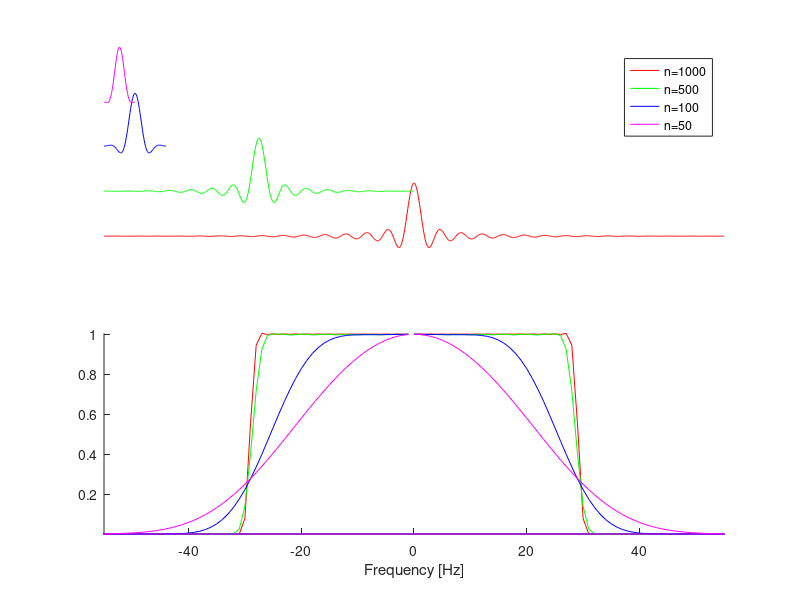

Write MATLAB code to recreate this figure.
%% Chapter 6, Step 1.

load('Ch6-EEG-1.mat')   %Load the EEG data.
plot(t,EEG(1,:))        %... and plot it for trial 1,
xlabel('Time [s]');     %... with axes labeled.
ylabel('Voltage [mV]')

%% Chapter 6, Step 2.

load('Ch6-EEG-1.mat')			%Load the EEG data.
x = EEG(1,:);					%... and analyze first trial.
x = x - mean(x);				%Subtract the mean from data.
dt = t(2)-t(1);					%Define the sampling interval.
T = t(end);						%Define the duration of trial.
N = length(x);					%Define # points in trial.

xh = hann(N).*transpose(x);		%Multiply data by Hanning window,
xf = fft(xh);					%... compute Fourier transform.
Sxx = 2*dt^2/T*(xf.*conj(xf));	%... compute power spectrum,
Sxx = Sxx(1:length(x)/2+1);		%... ignore negative frequencies.

df = 1/max(T);				%Determine frequency resolution.
fNQ = 1/dt/2;				%Determine Nyquist frequency.
faxis = (0:df:fNQ);			%Construct frequency axis.

semilogx(faxis,10*log10(Sxx)) %Plot decibels vs frequency,
xlim([0 100])				%... in limited frequency range,
xlabel('Frequency [Hz]')	%... with axes labeled.
ylabel('Power [dB]')

%% Chapter 6, Step 3.

K = size(EEG,1);		%Define variable to record # of trials.
mn = mean(EEG,1);		%Compute mean EEG across trials (ERP).
sd = std(EEG,1);		%Compute std of EEG data across trials.
sdmn = sd / sqrt(K);	%Compute the std of the mean.

plot(t, mn)				%Plot the ERP,
hold on 				%... and the confidence intervals,
plot(t, mn+2*sdmn);
plot(t, mn-2*sdmn);
hold off
xlabel('Time [s]')		%... and label the axes.
ylabel('Voltage [ \muV]')

%% Chapter 6, Step 4.

load('Ch6-EEG-1.mat')		%Load the EEG data.
x  = EEG(1,:);				%Relabel the data from trial 1,
x = x - mean(x);			%... subtract mean from the data,
xf = fft(x);				%... and compute the FT.

dt = t(2)-t(1);			%Define the sampling interval.
N  = length(x);			%Define # points in a single trial.
df = 1/(N*dt);			%Determine the frequency resolution.
fNQ = 1/dt/2;			%Determine the Nyquist frequency.
faxis = fftshift(-fNQ:df:fNQ-df);	%Construct frequency axis.

%Find interval near 60 Hz.
indices = find((abs(abs(single(faxis))-60)) <= 1);

rectangular_filter = ones(1,N);	%Define filter in freq domain,
rectangular_filter(indices)=0;	%...set filter @ line noise to 0,
xf_filtered = xf.*rectangular_filter;	%...apply filter to data.

[~, isorted] = sort(faxis, 'ascend');
plot(faxis(isorted), rectangular_filter(isorted))

xnew = ifft(xf_filtered);	%Compute iFT of freq domain data.

impulse = zeros(1,N);		%Define the input signal,
impulse(N/2) = 1;			%... with an impulse at the midpoint.
impulsef=fft(impulse).*rectangular_filter; %Apply naive filter,
impulse_response = ifft(impulsef);	%...iFT back to time domain.
lag_axis = (-N/2+1:N/2)*dt;			%Define lag axis,
plot(lag_axis, impulse_response)	%...display impulse response.

%Transform the filter to the time domain,
i_rectangular_filter = ifft(rectangular_filter);
%... and define the impulse response,
impulse_response_t = zeros(1,N);
for i=1:N						%...at each point in time,
    impulse_response_t(i)=...	%...by computing the convolution.
        sum(circshift(i_rectangular_filter, [1,i-1]).*impulse);
end

load('Ch6-EEG-1.mat')		%Load the EEG data.
x  = EEG(1,:);				%... analyze first trial.
dt = t(2)-t(1);				%Define sampling interval.
N = length(x);				%Define # points in a single trial.
df = 1/(N*dt);				%Determine the frequency resolution.
fNQ = 1/dt/2;				%Determine the Nyquist frequency.
faxis = fftshift(-fNQ:df:fNQ-df);	%Construct frequency axis.

%Find indices at +/- 60 Hz.
ind  = find((abs(abs(single(faxis))-60)) <= 0.1*df);

hann_filter = ones(1,N);	%Define filter in frequency domain,
win = 15;					%... set size of the Hann window,
							%... and apply it:
hann_filter(ind(1)-win:ind(1)+win) = 1-transpose(hann(2*win+1));
hann_filter(ind(2)-win:ind(2)+win) = 1-transpose(hann(2*win+1));

impulse = zeros(1,N);			%Define the input signal,
impulse(N/2) = 1;				%...with impulse at the midpoint.
i_hann_filter=ifft(hann_filter);%Transform filter to time domain,
impulse_response_t = zeros(N,1);%...define impulse response vector,
for i=1:N						%...compute it with convolution.
    impulse_response_t(i) = ...
        sum(circshift(i_hann_filter, [1,i-1]).*impulse);
end
lag_axis = (-N/2+1:N/2)*dt;			%Define lag axis for plotting,
plot(lag_axis, impulse_response_t)	%...display impulse response.

xf = fft(x);				%Transform data to frequency domain,
xf_filtered=xf.*hann_filter;%...apply Hanning filter,
xnew = ifft(xf_filtered);	%...transform back to time domain.

%% Chapter 6, Step 5.

load('Ch6-EEG-1.mat')	%Load the EEG data,
x  = EEG(1,:);			%...and analyze first trial.
dt = t(2)-t(1);			%Define the sampling interval,
fNQ = 1/dt/2;			%...and the Nyquist frequency.

n=100;					%Define the filter order,
Wn=30/fNQ;				%... specify the cutoff frequency,
b = fir1(n,Wn,'low');	%... and build the low pass filter.

N = length(EEG);				%Define # points in data.
bz = [zeros(1,N-n-1), b];		%Amend filter with leading zeros.
impulse = zeros(1,N);			%Define the test input signal,
impulse(N/2) = 1;				%... with impulse at midpoint.
impulse_response_t = zeros(N,1);%Define impulse response vector,
for i=1:N						%...compute it with convolution.
    impulse_response_t(i) = ...
        sum(circshift(bz, [1,i-1]).*impulse);
end

bf = fft(b,N);		%Transform filter to the frequency domain,
Mb = bf.*conj(bf);	%...and compute the mag response.
df = 1/(N*dt);		%Define the frequency resolution,
T  = t(end);		%...and the total time,
faxis = fftshift((-fNQ:df:fNQ-df));	%...create frequency axis,
[~, isorted]=sort(faxis,'ascend');	%...with axes sorted,
plot(faxis(isorted), Mb(isorted))	%...plot mag response.

xnew = zeros(N,1);		%Define vector to hold filter results,
for i=1:N				%...and for each index i,
    xnew(i) = ...		%...compute the convolution.
        sum(circshift(bz, [1,i]).*x);
end

xnew_MATLAB=filter(b,1,x);	%Apply filter using MATLAB function.

b=transpose(fir1(n,Wn,'low'));	%Design the filter,
xnew_MATLAB = filter(b,1,x);	%...apply it to the signal x.

%% Chapter 6, Step 6.

load('Ch6-EEG-1.mat')	%Load the EEG data.
x  = EEG(1,:);			%...and analyze first trial.
N  = length(x);			%Define # points in trial.
dt = t(2)-t(1);			%Define the sampling interval.
fNQ = 1/dt/2;			%Define the Nyquist frequency, 
df = 1/(N*dt);			%...and the frequency resolution,
faxis = fftshift((-fNQ:df:fNQ-df));	%...create frequency axis,
[~, isorted]=sort(faxis, 'ascend');	%...with axes sorted.

n=100;					%Define the filter order,
Wn=30/fNQ;				%...specify the cutoff frequency,
b = transpose(fir1(n,Wn,'low'));	%...build low pass filter.
bf = fft(b,N);			%Transform filter to frequency domain,
plot(faxis(isorted), angle(bf(isorted)))%...plot phase response.

%Plot the unwrapped phase response.
plot(faxis(isorted), unwrap(angle(bf(isorted))))

x1 = filter(b,1,x);		%Apply the filter to the EEG data,
x1 = x1(N:-1:1);		%... reverse the sequence,
x2 = filter(b,1,x1);	%... reapply the filter,
x2 = x2(N:-1:1);		%... and reverse the sequence.

x3 = filtfilt(b,1,x);		%Perform zero-phase filtering.

%% Chapter 6, Step 7.

load('Ch6-EEG-1.mat')		%Load the EEG data.
dt = t(2)-t(1);				%Define the sampling interval.
fNQ = 1/dt/2;				%Determine the Nyquist frequency.
K = size(EEG,1);			%Define # of trials.

n=100;						%Define the filter order,
Wn=30/fNQ;					%...specify the cutoff frequency,
b = transpose(fir1(n,Wn,'low'));	%...build low pass filter.
EEG_lo = zeros(size(EEG));	%Define matrix to store results,
for k=1:K					%...zero-phase filter each trial.
    EEG_lo(k,:)=filtfilt(b,1,EEG(k,:));
end

%% Chapter 6, Problems.

%Load the EEG data to define useful parameters.
load('Ch6-EEG-1.mat') 
x = EEG(1,:);
dt = t(2)-t(1);
N = length(x);
Fs = 1/dt;
fNQ = Fs/2;
df = 1/(N*dt);
faxis = fftshift((-fNQ:df:fNQ-df));

%Define the filter orders, cutoff frequency, and colors.
n=[1000,500,100,50];
Wn=30/fNQ;
clr = {'r', 'g', 'b', 'm'};

%For each filter, design and visualize the filter.
for k=1:length(n)
    %Design filter.
    b = fir1(n(k),Wn,'low');
    
    %Visualize filter.
    subplot(2,1,1)
    hold on
    plot(b+0.05*k, 'Color', clr{k})
    hold off
    axis tight
    axis off

    bf = fft(b,N);		%NOTE: zero pad to same length as x.
    subplot(2,1,2)
    hold on
    plot(faxis,bf.*conj(bf), 'Color', clr{k})
    hold off
    axis tight
    xlim([-55 55])
    xlabel('Frequency [Hz]')

end
subplot(2,1,1)
legend({'n=1000'; 'n=500'; 'n=100'; 'n=50'})